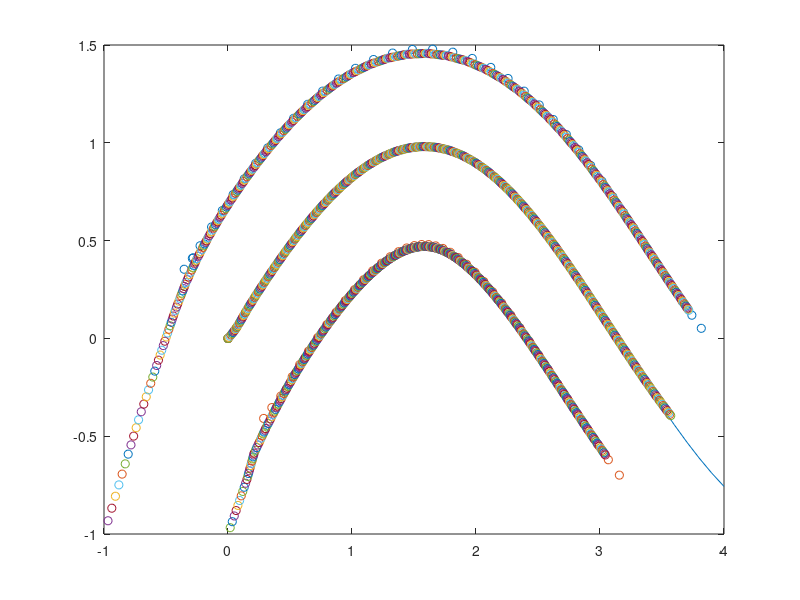

Write the MATLAB code that produced this figure.
%%%%%%%%%%%%%%%%%%%%%%%%%%%%%%%%%%%%%%%%%%%%%%%%%%%%%%%%%%%%%%%%%%%%%%%%%%%%%%%%
% Autores: Equipo Knight Flight Technologies
% Fecha de creación: Semana 4  
% Fecha de última modificación: Semana 5
% Descripción: Código para simular el vuelo de dos drones siguiendo al
% líder virtual
% Formato de nombrar variables y funciones: Minúsculas y descriptivas
% Comentado por: Carlos Flores
%Nota: Para un dron se elimina uno de los lados (con la finalidad de
%simplificar la lógica de vuelo)
%%%%%%%%%%%%%%%%%%%%%%%%%%%%%%%%%%%%%%%%%%%%%%%%%%%%%%%%%%%%%%%%%%%%%%%%%%%%%%%%
clear all %Clear all variables from the workspace
close all %Close all open figure windows
clc %Clear the command window


%Position of the virtual leader
x = 0;
y = 0;

%Position of Drone 1
x_drone1 = -1;
y_drone1 = -1;

%Position of Drone 2
x_drone2 = 0;
y_drone2 = -1;


kp_drone = 5; %Control constants for drones

l = 0.2; %Distance between drones

%Times and related
t = 0;
Tf = 0.1;
dt = 0.01;


theta =  0.7854; %Initial angle 


kt = 10;
kr = 100;


xd = (0:0.1:4); % Vector of desired points in x
yd = (sin(xd));% Vector of desired points in and using sine function
[filas, columnas] = size(xd); 

figure(1);
plot(xd,yd); %Graph of the sine function to follow
hold on

dc = 0.5; %Known distances for the geometric reference

for i = 1:columnas %For loop to traverse each desired point


   xdd = xd(i);
   ydd = yd(i);

   p1x = x - dc*sin(theta);
   p1y = y + dc*cos(theta);

   p2x = x + dc*sin(theta);
   p2y = y - dc*cos(theta);

   figure(1)
   scatter(p1x,p1y)
   scatter(p2x, p2y)

   t=0;

while (t<Tf) %While loop to reach each desired point in the sine function

    xe = x - xdd;
    ye = y - ydd;

    thetad = atan2(ydd-y,xdd-x);
    thetae = theta - thetad;

    v = kt*sqrt(xe^2 + ye^2);
    omega = -kr*thetae;

    if v > 1
        v = 1;
    end
    if omega > pi/2
        omega = pi/2;
    end
    if omega < -pi/2
        omega = -pi/2;
    end

    vr = v + 0.5*l*omega;
    vl = v - 0.5*l*omega;

    v = (vr + vl)/2;
    omega = (vr - vl)/l;

    xp = v*cos(theta);
    yp = v*sin(theta);
    thetap = omega;

    %Subtract to get drone 1 speeds
    vx_drone1 = (p1x - x_drone1)*kp_drone;
    vy_drone1 = (p1y - y_drone1)*kp_drone;

    %Subtract to get drone 2 speeds 
    vx_drone2 = (p2x - x_drone2)*kp_drone;
    vy_drone2 = (p2y - y_drone2)*kp_drone;

    %Integrate to obtain leader position
    x = x + xp*dt;
    y = y + yp*dt ;
    
    %Integrate to obtain position of drone 1
    x_drone1 = x_drone1 + vx_drone1*dt;
    y_drone1 = y_drone1 + vy_drone1*dt;

    %Integrate to obtain position of drone 2
    x_drone2 = x_drone2 + vx_drone2*dt;
    y_drone2 = y_drone2 + vy_drone2*dt;
    

    theta = theta + thetap*dt;

    t = t + dt;

    %error_x = abs((xdd-x))/abs(xdd);
    %error_y = abs((ydd-y))/abs(ydd);


    figure(1)
    scatter(x,y)
    scatter(x_drone1, y_drone1)
    scatter(x_drone2, y_drone2)
    
end
end
